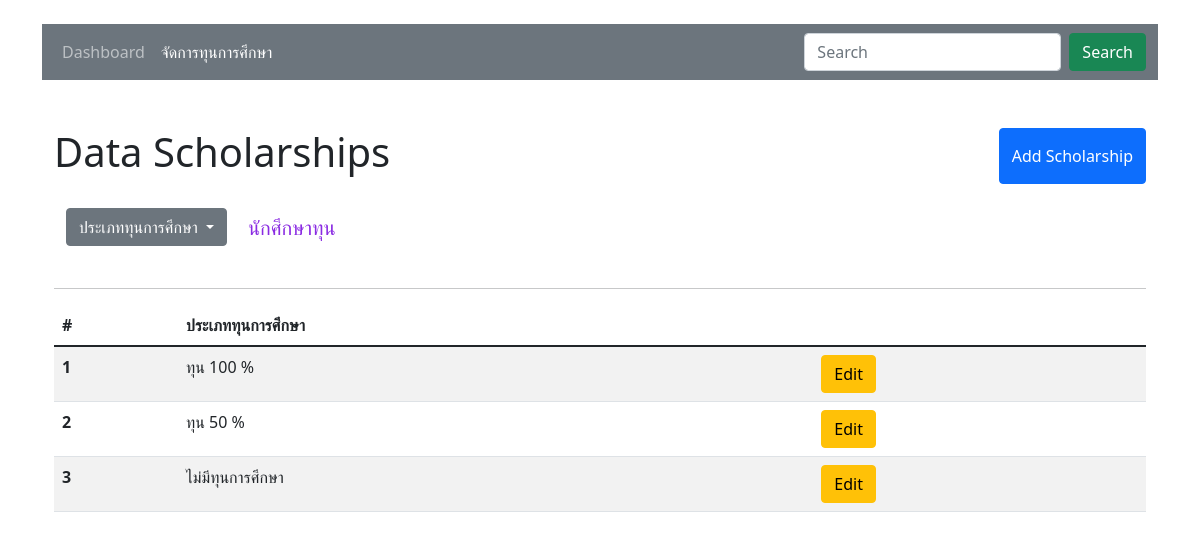
The app's page /scholarshipPage.php with its own data.
### tables this page shows
CREATE TABLE `scholarship` (
  `scholarshipId` int(11) NOT NULL,
  `schType` varchar(255) NOT NULL
);

### scholarshipPage.php (the view, shortened to what this page needs)
<?php
require_once 'config/connect.php';
$scholarship = $conn->query("SELECT * FROM scholarship ORDER BY scholarshipId ASC");
$scholarship->execute();
$stmtSch = $scholarship->fetchAll();
?>
<!DOCTYPE html>
<html lang="en">
<head>
    <link href="https://cdn.jsdelivr.net/npm/bootstrap@5.1.3/dist/css/bootstrap.min.css" rel="stylesheet">
    <link rel="stylesheet" href="https://cdn.datatables.net/1.11.5/css/jquery.dataTables.min.css">
</head>
<body>
    <div class="container mt-4 mb-4">
        <nav class="navbar navbar-expand-lg navbar-dark bg-secondary">
            <div class="container-fluid">
                <ul class="navbar-nav mb-2 mb-lg-0">
                    <li class="nav-item fw-normal">
                        <a class="nav-link" aria-current="page" href="dashboard.php">Dashboard</a>
                    </li>
                    <li class="nav-item fw-normal">
                        <a class="nav-link active" aria-current="page" href="scholarshipPage.php">จัดการทุนการศึกษา</a>
                    </li>
                </ul>
                <ul class="navbar-nav mb-2 mb-lg-0">
                    <form class="d-flex">
                        <input class="form-control me-2" type="search" placeholder="Search" aria-label="Search">
                        <button class="btn btn-success" type="submit">Search</button>
                    </form>
                </ul>
            </div>
        </nav>
        <br>
    </div>
    <div class="container-sm">
        <div class="container mt-4">
            <div class="row">
                <div class="col-md-6">
                    <h1>Data Scholarships</h1>
                </div>
                <div class="col-md-6 d-flex justify-content-end">
                    <button type="button" class="btn btn-primary" data-bs-toggle="modal" data-bs-target="#userModal">Add Scholarship</button>
                </div>
            </div>
            <br>
            <div class="container">
                <div class="row">
                    <div class="col-md-2">
                        <div class="dropdown">
                            <button class="btn btn-secondary dropdown-toggle" type="button" id="dropdownMenuButton1" data-bs-toggle="dropdown" aria-expanded="false">
                                ประเภททุนการศึกษา
                            </button>
                        </div>
                    </div>
                    <div class="col-md-2 mt-2 text-left" style="color:blueviolet;">
                        <h5>นักศึกษาทุน</h5>
                    </div>
                </div>
            </div>
            <br>
            <hr>
            <table class="table table-striped">
                <thead>
                    <tr>
                        <th scope="col">#</th>
                        <th scope="col">ประเภททุนการศึกษา</th>
                    </tr>
                </thead>
                <tbody>
                    <?php
                    $sql = $conn->query("SELECT * FROM scholarship");
                    $sql->execute();
                    $data = $sql->fetchAll();
                    if (!$data) {
                        echo "<tr><td colspan='2' class='text-center'>No Data found</td></tr>";
                    } else {
                        foreach ($data as $scholarship) {
                    ?>
                            <tr>
                                <th scope="row"><?= $scholarship['scholarshipId']; ?></th>
                                <td><?= $scholarship['schType']; ?></td>
                                <td>
                                    <a href="editScholarship.php?scholarshipId=<?= $scholarship['scholarshipId']; ?>" class="btn btn-warning">Edit</a>
                                </td>
                            </tr>
                    <?php }
                    } ?>
                </tbody>
            </table>
        </div>
    </div>
</body>
</html>

### records on screen
scholarship: scholarshipId "1", schType "ทุน 100 %"
scholarship: scholarshipId "2", schType "ทุน 50 %"
scholarship: scholarshipId "3", schType "ไม่มีทุนการศึกษา"
